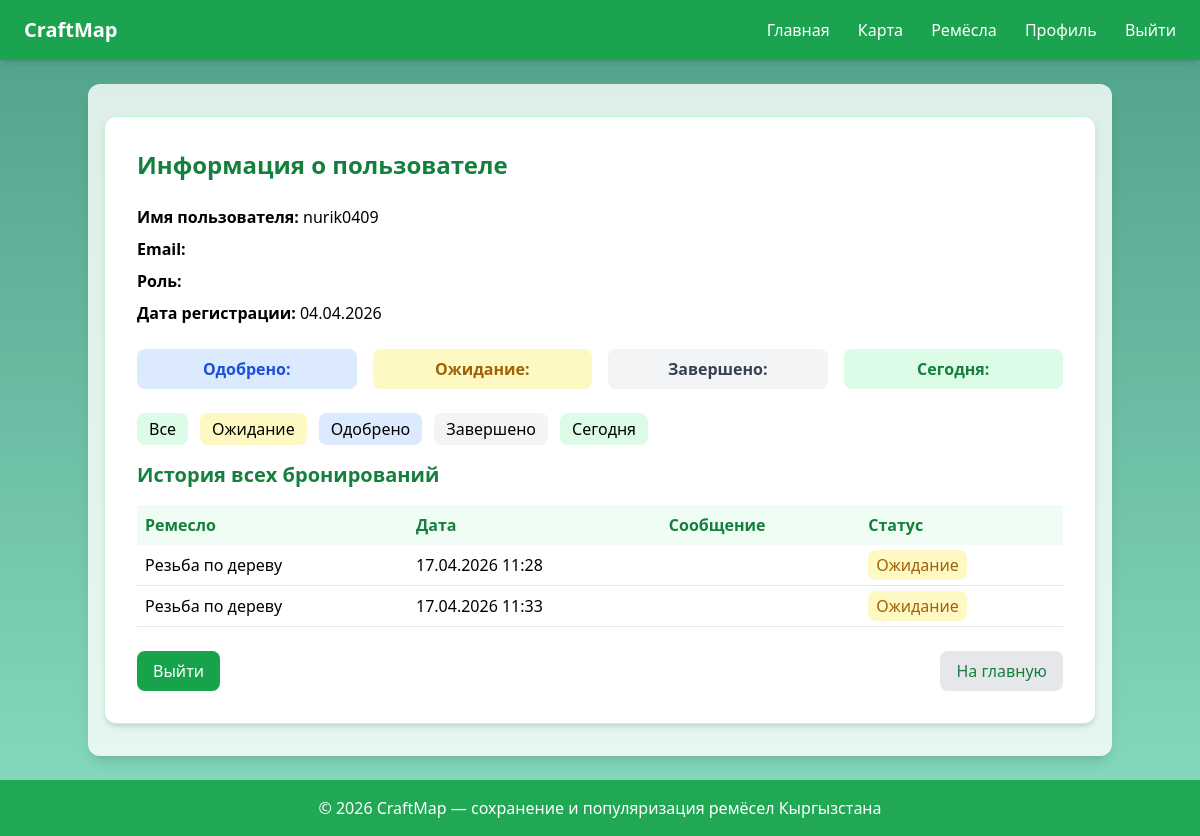
The page /profile/ (signed in) on the database as committed earlier.
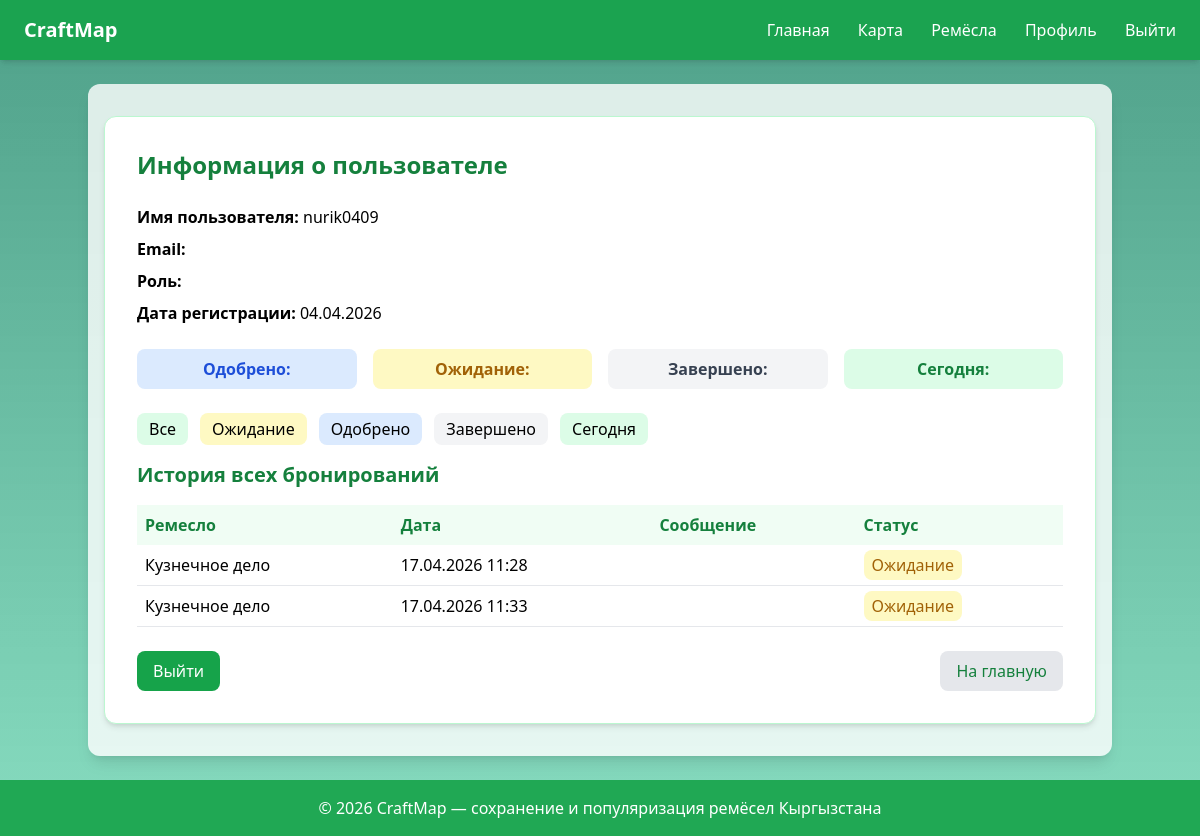
The same page on the database as committed later.
### backend/models.py (models this page shows, shortened)
class Booking(models.Model):
    STATUS_CHOICES = [
        ("pending", "Ожидание"),
        ("approved", "Одобрено"),
        ("completed", "Завершено"),
    ]
    craft = models.ForeignKey(Craft, on_delete=models.CASCADE)
    user = models.ForeignKey(User, on_delete=models.CASCADE, related_name="bookings")  # 🔥 связь с профилем
    name = models.CharField(max_length=100)
    email = models.EmailField()
    phone = models.CharField(max_length=50, blank=True, null=True)
    message = models.TextField(blank=True, null=True)
    created_at = models.DateTimeField(auto_now_add=True)
    status = models.CharField(max_length=20, choices=STATUS_CHOICES, default="pending")  # 🔥 статус

class Craft(models.Model):
    CRAFT_TYPES = [
        ("wood", "Резьба по дереву"),
        ("metal", "Кузнечное дело"),
        ("felt", "Шырдак"),
        ("textile", "Ткачество"),
        ("jewelry", "Ювелирное дело"),
        ("ceramics", "Керамика"),
        ("embroidery", "Вышивка"),
        ("leather", "Кожевенное ремесло"),
    ]
    name = models.CharField(max_length=100)
    description = models.TextField()
    history = models.TextField(blank=True, null=True)
    image = models.ImageField(upload_to="crafts/", blank=True, null=True)
    craft_type = models.CharField(max_length=50, choices=CRAFT_TYPES, default="wood")
    region = models.ForeignKey(Region, on_delete=models.SET_NULL, null=True, blank=True)
    latitude = models.FloatField(default=42.8746)
    longitude = models.FloatField(default=74.5698)
    language = models.CharField(max_length=200, blank=True, null=True)   # Язык
    schedule = models.CharField(max_length=200, blank=True, null=True)   # Время работы
    price = models.CharField(max_length=200, blank=True, null=True)      # Стоимость
    experience = models.CharField(max_length=200, blank=True, null=True) # Опыт мастера
    craft_category = models.CharField(max_length=200, blank=True, null=True) # Тип ремесла
    website = models.URLField(blank=True, null=True)
    phone = models.CharField(max_length=50, blank=True, null=True)

### backend/views.py (the view)
# urls.py: path("profile/", views.profile_view, name="profile"),
@login_required
def profile_view(request):
    status_filter = request.GET.get("status")
    bookings = request.user.bookings.all()
    if status_filter:
        bookings = bookings.filter(status=status_filter)
    return render(request, "backend/profile.html", {
        "bookings": bookings,
        "status_filter": status_filter,
    })

### backend/templates/backend/profile.html (shortened to what this page needs)
{% extends 'backend/base.html' %}
{% block content %}
<div class="max-w-5xl mx-auto bg-white p-8 rounded-xl shadow-md border border-green-200">
    <h2 class="text-2xl font-bold text-green-700 mb-6">Информация о пользователе</h2>
    <div class="space-y-2 mb-6">
        <p><strong>Имя пользователя:</strong> {{ request.user.username }}</p>
        <p><strong>Email:</strong> {{ request.user.email }}</p>
        <p><strong>Роль:</strong> {{ request.user.profile.get_role_display }}</p>
        <p><strong>Дата регистрации:</strong> {{ request.user.date_joined|date:"d.m.Y" }}</p>
    </div>
    <div class="grid grid-cols-4 gap-4 mb-6">
        <div class="bg-blue-100 text-blue-700 font-semibold text-center py-2 rounded-lg">
            Одобрено: {{ request.user.profile.bookings_approved.count }}
        </div>
        <div class="bg-yellow-100 text-yellow-700 font-semibold text-center py-2 rounded-lg">
            Ожидание: {{ request.user.profile.bookings_pending.count }}
        </div>
        <div class="bg-gray-100 text-gray-700 font-semibold text-center py-2 rounded-lg">
            Завершено: {{ request.user.profile.bookings_completed.count }}
        </div>
        <div class="bg-green-100 text-green-700 font-semibold text-center py-2 rounded-lg">
            Сегодня: {{ request.user.profile.bookings_today.count }}
        </div>
    </div>
    <div class="flex gap-3 mb-4">
        <a href="?status=" class="px-3 py-1 rounded-lg bg-green-100 hover:bg-green-200 transition">Все</a>
        <a href="?status=pending" class="px-3 py-1 rounded-lg bg-yellow-100 hover:bg-yellow-200 transition">Ожидание</a>
        <a href="?status=approved" class="px-3 py-1 rounded-lg bg-blue-100 hover:bg-blue-200 transition">Одобрено</a>
        <a href="?status=completed" class="px-3 py-1 rounded-lg bg-gray-100 hover:bg-gray-200 transition">Завершено</a>
        <a href="?status=today" class="px-3 py-1 rounded-lg bg-green-100 hover:bg-green-200 transition">Сегодня</a>
    </div>
    <h3 class="text-xl font-semibold text-green-700 mb-4">История всех бронирований</h3>
    {% if bookings %}
        <div class="overflow-x-auto">
            <table class="w-full text-left border-collapse">
                <thead>
                    <tr class="bg-green-50 text-green-700">
                        <th class="p-2">Ремесло</th>
                        <th class="p-2">Дата</th>
                        <th class="p-2">Сообщение</th>
                        <th class="p-2">Статус</th>
                    </tr>
                </thead>
                <tbody>
                    {% for booking in bookings %}
                    <tr class="border-b hover:bg-green-50 transition">
                        <td class="p-2">{{ booking.craft.name }}</td>
                        <td class="p-2">{{ booking.created_at|date:"d.m.Y H:i" }}</td>
                        <td class="p-2">{{ booking.message }}</td>
                        <td class="p-2">
                            {% if booking.status == "pending" %}
                                <span class="px-2 py-1 bg-yellow-100 text-yellow-700 rounded-lg">Ожидание</span>
                            {% elif booking.status == "approved" %}
                                <span class="px-2 py-1 bg-blue-100 text-blue-700 rounded-lg">Одобрено</span>
                            {% elif booking.status == "completed" %}
                                <span class="px-2 py-1 bg-gray-100 text-gray-700 rounded-lg">Завершено</span>
                            {% endif %}
                        </td>
                    </tr>
                    {% endfor %}
                </tbody>
            </table>
        </div>
    {% else %}
        <p class="text-gray-500">Заявок пока нет.</p>
    {% endif %}
    <div class="mt-6 flex justify-between">
        <a href="{% url 'backend:logout' %}"
           class="bg-green-600 text-white py-2 px-4 rounded-lg hover:bg-yellow-500 transition">
            Выйти
        </a>
        <a href="{% url 'backend:home' %}"
           class="bg-gray-200 text-green-700 py-2 px-4 rounded-lg hover:bg-green-100 transition">
            На главную
        </a>
    </div>
</div>
{% endblock %}

### backend/templates/backend/base.html (shortened to what this page needs)
<!DOCTYPE html>
<html lang="ru">
<head>
    {% load static %}
    <script src="https://cdn.tailwindcss.com"></script>
    <link rel="stylesheet" href="https://unpkg.com/leaflet/dist/leaflet.css"/>
</head>
<body class="flex flex-col min-h-screen craftmap-bg">
    <div class="relative z-10 flex flex-col min-h-screen">
        <header class="bg-green-600/90 text-white py-4 px-6 flex justify-between items-center shadow-md">
            <div class="text-xl font-bold">CraftMap</div>
            <nav class="space-x-6">
                <a href="{% url 'backend:home' %}" class="hover:underline">Главная</a>
                <a href="{% url 'backend:map' %}" class="hover:underline">Карта</a>
                <a href="{% url 'backend:crafts' %}" class="hover:underline">Ремёсла</a>
                {% if request.user.is_authenticated %}
                    <a href="{% url 'backend:profile' %}" class="hover:underline">Профиль</a>
                    <a href="{% url 'backend:logout' %}" class="hover:underline">Выйти</a>
                {% else %}
                    <a href="{% url 'backend:login' %}" class="hover:underline">Войти</a>
                    <a href="{% url 'backend:register' %}" class="hover:underline">Регистрация</a>
                {% endif %}
            </nav>
        </header>
        <main class="flex-grow container mx-auto py-8 px-4 bg-white/80 rounded-xl shadow-lg mt-6">
            {% block content %}{% endblock %}
        </main>
        <footer class="bg-green-600/90 text-white text-center py-4 mt-6">
            <p>&copy; 2026 CraftMap — сохранение и популяризация ремёсел Кыргызстана</p>
        </footer>
    </div>
</body>
</html>

### backend/templates/backend/base.html (style rules this page uses)
.craftmap-bg { background-image: url('https://holidays.flydubai.com/en/media/kyrgyzstan-hero-image-2_tcm18-157796.jpg'); background-size: cover; background-position: center; background-attachment: fixed; position: relative; }

Rows that differ between the two databases and show on the page:
changed through a linked row, Booking (number 1 of 2 on the later page): craft.name "Резьба по дереву" → "Кузнечное дело"
changed through a linked row, Booking (number 2 of 2 on the later page): craft.name "Резьба по дереву" → "Кузнечное дело"
